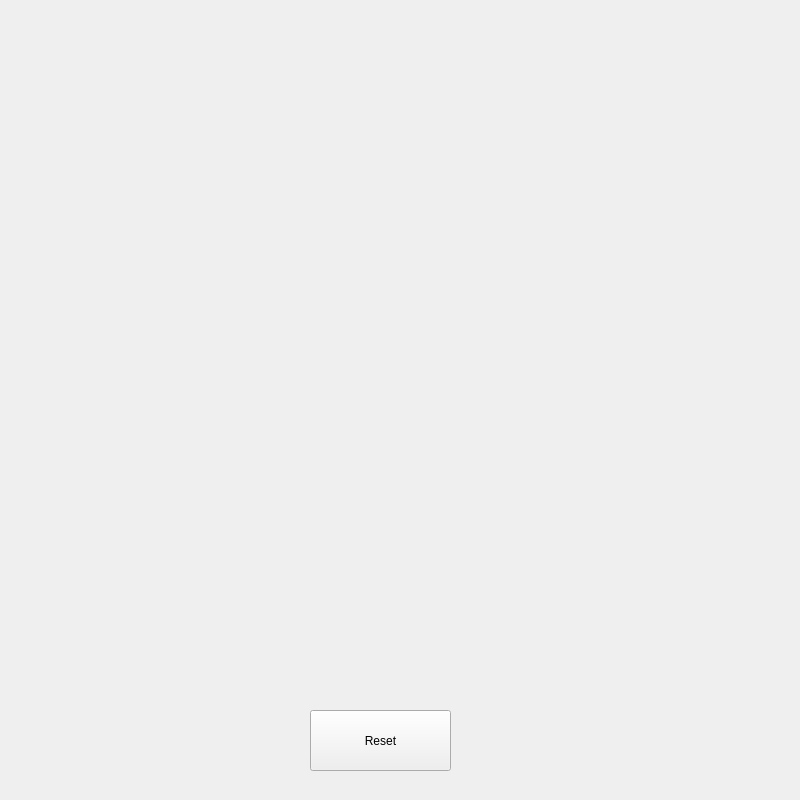
<?xml version="1.0" encoding="UTF-8"?>
<ui version="4.0">
 <class>Widget</class>
 <widget class="QWidget" name="Widget">
  <property name="geometry">
   <rect>
    <x>0</x>
    <y>0</y>
    <width>800</width>
    <height>800</height>
   </rect>
  </property>
  <property name="sizePolicy">
   <sizepolicy hsizetype="Preferred" vsizetype="Preferred">
    <horstretch>0</horstretch>
    <verstretch>0</verstretch>
   </sizepolicy>
  </property>
  <property name="minimumSize">
   <size>
    <width>800</width>
    <height>800</height>
   </size>
  </property>
  <property name="maximumSize">
   <size>
    <width>1000</width>
    <height>1000</height>
   </size>
  </property>
  <property name="windowTitle">
   <string>Widget</string>
  </property>
  <widget class="QPushButton" name="pushButton">
   <property name="geometry">
    <rect>
     <x>310</x>
     <y>710</y>
     <width>141</width>
     <height>61</height>
    </rect>
   </property>
   <property name="text">
    <string>Reset</string>
   </property>
  </widget>
 </widget>
 <layoutdefault spacing="6" margin="11"/>
 <resources/>
 <connections/>
</ui>
